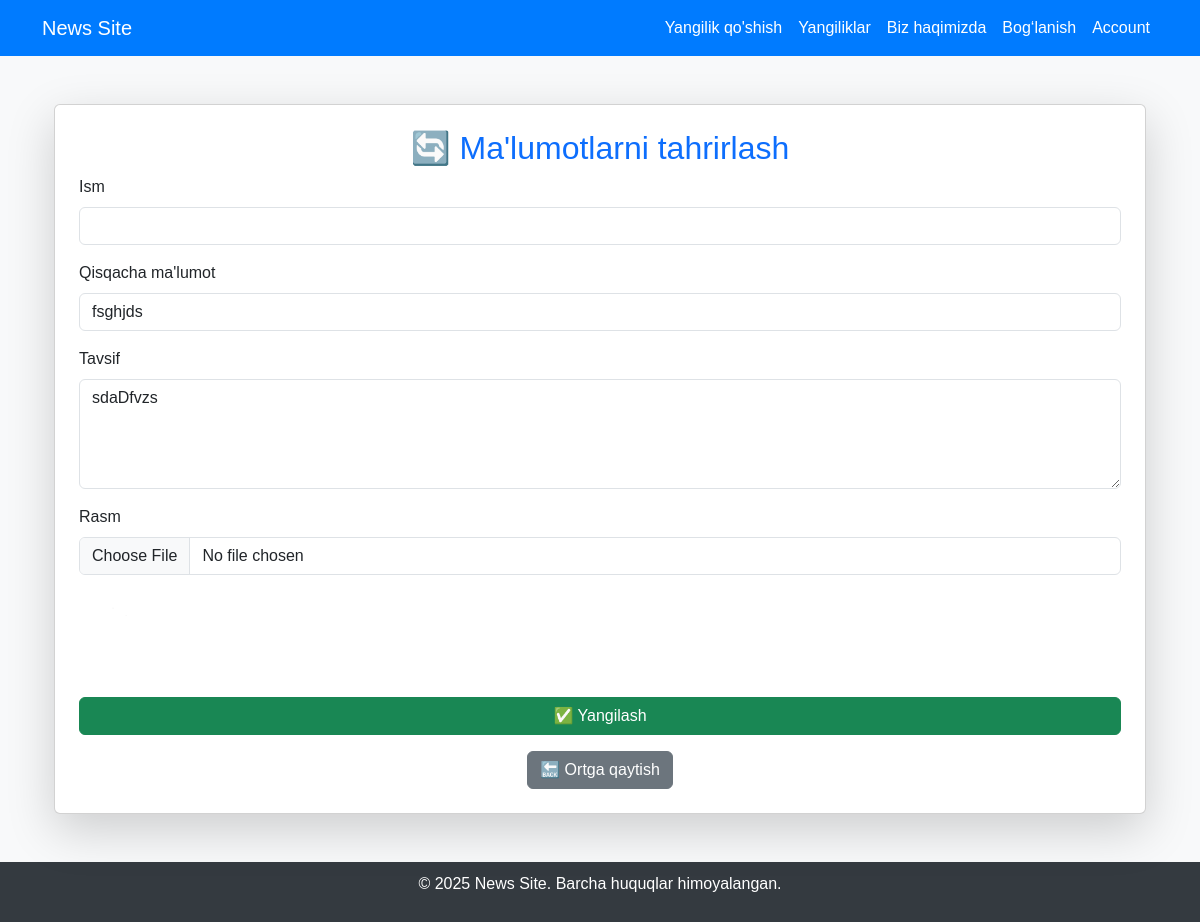
/update/2/, run on an earlier commit of the app's database.
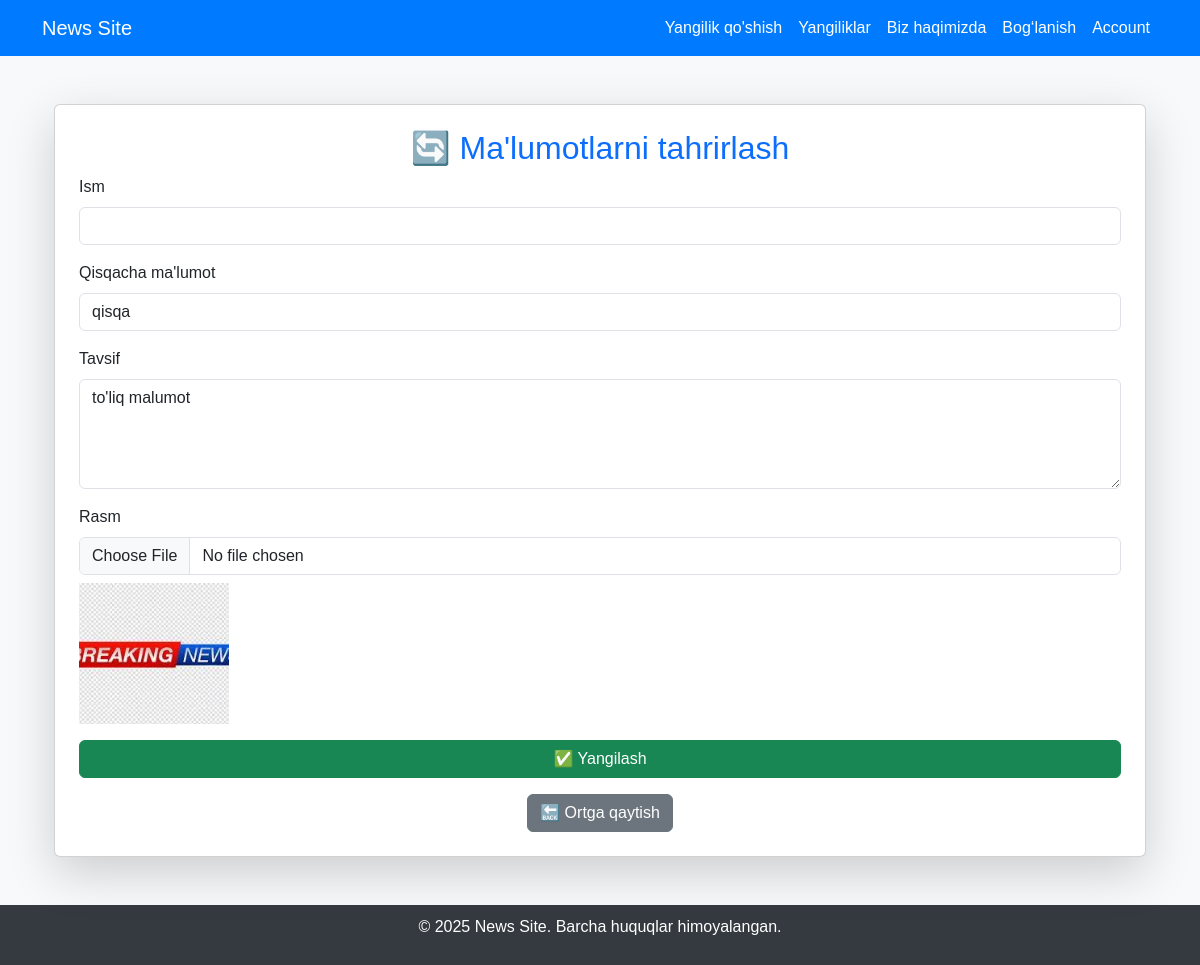
And on a later commit of the database.
### app_1/models.py (models this page shows, shortened)
class User(models.Model):
    author = models.CharField(max_length=100, null=True, blank=True)
    short_info = models.CharField(max_length=200)
    description = models.TextField()
    image = models.FileField(upload_to='user_images/')
    created_at = models.DateTimeField(auto_now_add=True)
    updated_at = models.DateTimeField(auto_now=True)
    class Meta:
        ordering = ['-created_at']
        verbose_name = 'Users'

### app_1/views.py (the view, shortened to what this page needs)
# urls.py: path('update/<int:id>/', update, name='update'),
def update(request, id):
    user = get_object_or_404(User, id=id)
    return render(request, 'update.html', {'user': user})

### app_1/templates/update.html (shortened to what this page needs)
{% extends 'base.html' %}
{% block content %}
<div class="container my-5">
    <div class="card shadow-lg p-4">
        <h2 class="text-center text-primary">🔄 Ma'lumotlarni tahrirlash</h2>
        <form method="post" enctype="multipart/form-data">
            <div class="mb-3">
                <label class="form-label">Ism</label>
                <input type="text" name="name" class="form-control" value="{{ user.name }}">
            </div>
            <div class="mb-3">
                <label class="form-label">Qisqacha ma'lumot</label>
                <input type="text" name="short_info" class="form-control" value="{{ user.short_info }}">
            </div>
            <div class="mb-3">
                <label class="form-label">Tavsif</label>
                <textarea name="description" class="form-control" rows="4">{{ user.description }}</textarea>
            </div>
            <div class="mb-3">
                <label class="form-label">Rasm</label>
                <input type="file" name="image" class="form-control">
                {% if user.image %}
                    <img src="{{ user.image.url }}" alt="Hozirgi rasm" class="mt-2" width="150">
                {% endif %}
            </div>
            <button type="submit" class="btn btn-success w-100">✅ Yangilash</button>
        </form>
        <div class="text-center mt-3">
            <a href="{% url 'app1:details' user.id %}" class="btn btn-secondary">🔙 Ortga qaytish</a>
        </div>
    </div>
</div>
{% endblock %}

What changed in the data, as far as the page shows it:
changed User: short_info "fsghjds" → "qisqa"; description "sdaDfvzs" → "to'liq malumot"; image: a different picture
